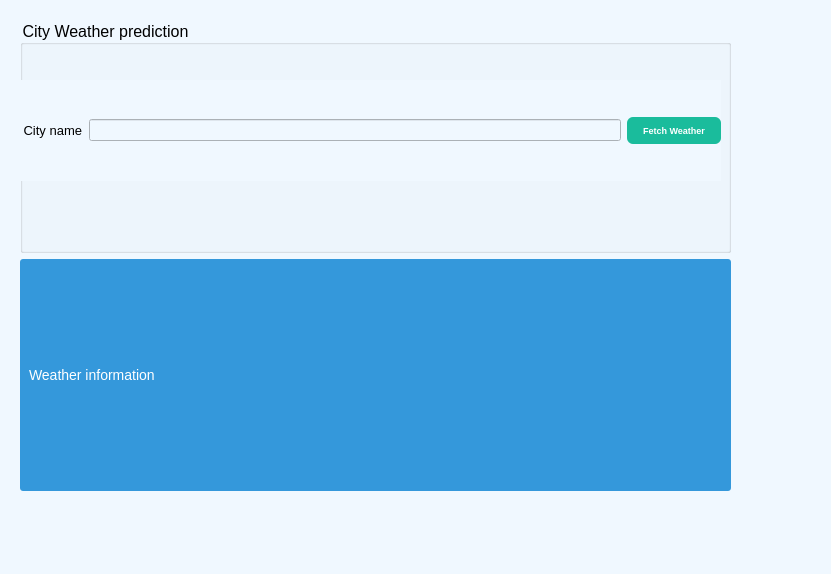
<?xml version="1.0" encoding="UTF-8"?>
<ui version="4.0">
 <class>MainWindow</class>
 <widget class="QMainWindow" name="MainWindow">
  <property name="geometry">
   <rect>
    <x>0</x>
    <y>0</y>
    <width>831</width>
    <height>574</height>
   </rect>
  </property>
  <property name="windowTitle">
   <string>MainWindow</string>
  </property>
  <property name="styleSheet">
   <string notr="true">background-color: #f0f8ff;</string>
  </property>
  <widget class="QWidget" name="centralwidget">
   <widget class="QWidget" name="container" native="true">
    <property name="geometry">
     <rect>
      <x>20</x>
      <y>20</y>
      <width>741</width>
      <height>611</height>
     </rect>
    </property>
    <widget class="QWidget" name="verticalLayoutWidget">
     <property name="geometry">
      <rect>
       <x>0</x>
       <y>0</y>
       <width>711</width>
       <height>471</height>
      </rect>
     </property>
     <layout class="QVBoxLayout" name="layout">
      <item>
       <widget class="QGroupBox" name="input_group">
        <property name="minimumSize">
         <size>
          <width>100</width>
          <height>100</height>
         </size>
        </property>
        <property name="font">
         <font>
          <pointsize>12</pointsize>
          <weight>50</weight>
          <bold>false</bold>
         </font>
        </property>
        <property name="title">
         <string>City Weather prediction</string>
        </property>
        <widget class="QWidget" name="horizontalLayoutWidget">
         <property name="geometry">
          <rect>
           <x>0</x>
           <y>60</y>
           <width>701</width>
           <height>101</height>
          </rect>
         </property>
         <layout class="QHBoxLayout" name="input_layout">
          <item>
           <widget class="QLabel" name="city_label">
            <property name="font">
             <font>
              <pointsize>10</pointsize>
             </font>
            </property>
            <property name="text">
             <string> City name</string>
            </property>
           </widget>
          </item>
          <item>
           <widget class="QLineEdit" name="city_input"/>
          </item>
          <item>
           <widget class="QPushButton" name="fetch_button">
            <property name="styleSheet">
             <string notr="true">QPushButton {
    background-color: #1abc9c; /* Teal button background */
    color: white;
    font-size: 9px;
    font-weight: bold;
    border: none;
    padding: 8px 16px;
    border-radius: 6px;
    box-shadow: 2px 2px 5px rgba(0, 0, 0, 0.1);
}

QPushButton:hover {
    background-color: #16a085; /* Slightly darker teal for hover effect */
    box-shadow: 2px 4px 6px rgba(0, 0, 0, 0.2);
}

QPushButton:disabled {
    background-color: #dcdcdc; /* Light gray for disabled buttons */
    color: #7a7a7a; /* Lighter gray text */
    box-shadow: none;
}</string>
            </property>
            <property name="text">
             <string>Fetch Weather</string>
            </property>
           </widget>
          </item>
         </layout>
        </widget>
       </widget>
      </item>
      <item>
       <widget class="QLabel" name="result_label">
        <property name="font">
         <font>
          <pointsize>-1</pointsize>
         </font>
        </property>
        <property name="styleSheet">
         <string notr="true">  background-color: #3498db; /* Soft blue header background */
    color: white; /* White text for table headers */
    font-size: 14px;
    padding: 6px;
    border: none;
    border-radius: 3px;
</string>
        </property>
        <property name="text">
         <string>Weather information</string>
        </property>
       </widget>
      </item>
     </layout>
    </widget>
   </widget>
  </widget>
  <widget class="QMenuBar" name="menubar">
   <property name="geometry">
    <rect>
     <x>0</x>
     <y>0</y>
     <width>831</width>
     <height>21</height>
    </rect>
   </property>
  </widget>
  <widget class="QStatusBar" name="statusbar"/>
 </widget>
 <resources/>
 <connections/>
</ui>
